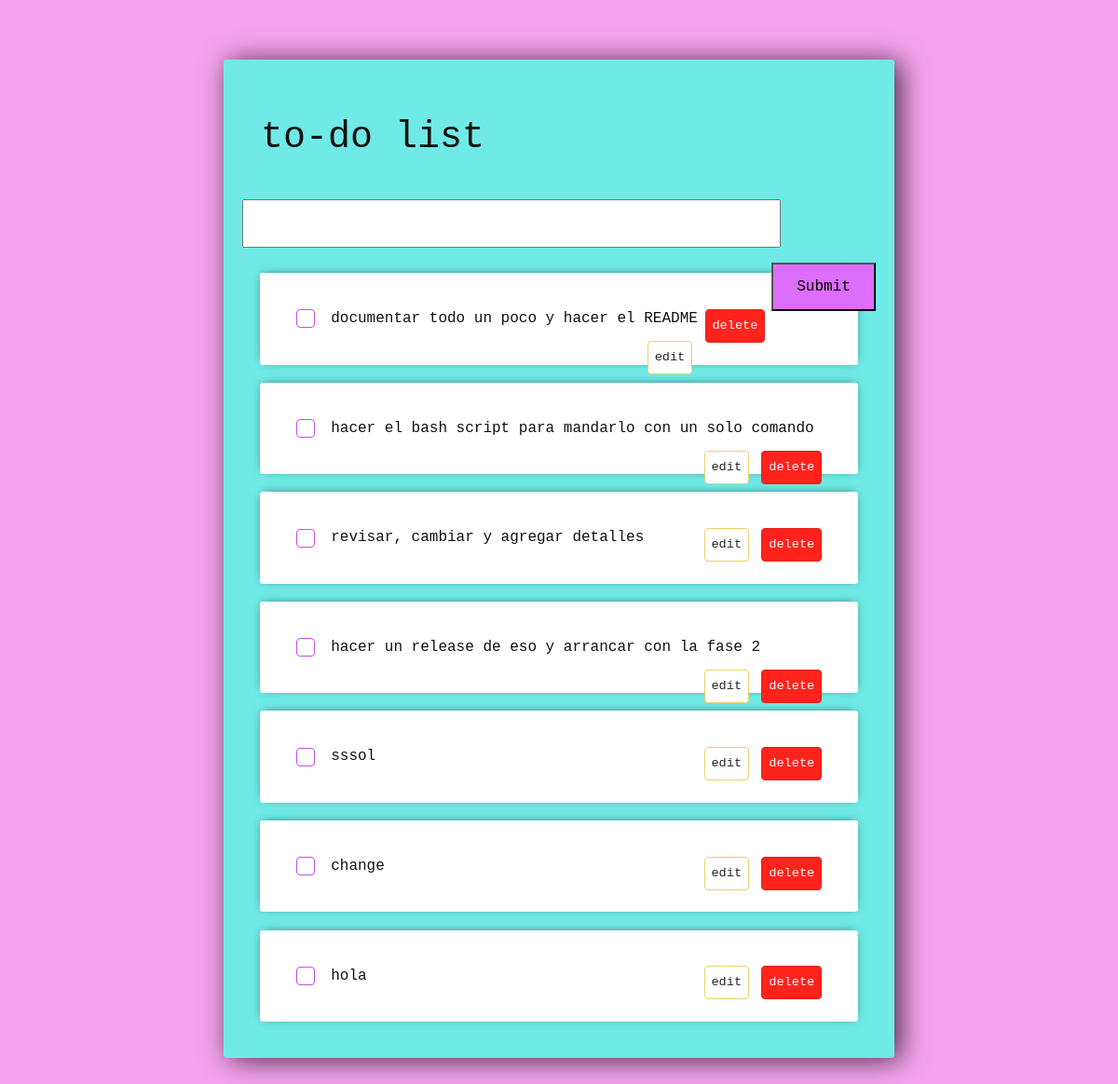
The page / on the database its author committed.
### tasks/models.py (models this page shows, shortened)
class Task(models.Model):
    title = models.CharField(max_length=200)
    complete = models.BooleanField(default=False)
    created = models.DateTimeField(auto_now_add=True)
    def __str__(self):
        return self.title

### tasks/views.py (the view)
# urls.py: path('', views.index, name="list"),
def index(request):
    tasks = Task.objects.all()
    form = TaskForm()
    if request.method == 'POST':
        form = TaskForm(request.POST)
        if form.is_valid():
            form.save()
        return redirect('/')
    context = {'tasks':tasks, "form": form}
    return render(request, 'tasks/list.html', context)

### tasks/forms.py
class TaskForm(forms.ModelForm):
    class Meta:
        model = Task
        fields = '__all__'

### tasks/templates/tasks/list.html (shortened to what this page needs)
<link rel="stylesheet" href="https://stackpath.bootstrapcdn.com/bootstrap/4.3.1/css/bootstrap.min.css">
<head>
    <link rel="stylesheet" href="https://cdnjs.cloudflare.com/ajax/libs/font-awesome/4.7.0/css/font-awesome.min.css">
</head>
<div class="center-column">
    <h1 class="title" >to-do list</h1>
    <form method="POST" action="/">
        {{form.title}}
        <input class="submit" type="submit" name="create task">
    </form>
    <div class="todo-list">
        {% for task in tasks %}
            <div class="item-row">
                {% if task.complete == True %}
                <a id="checked" class="btn btn-danger check" href="{% url 'check' task.id %}"></a>
                <strike class="tasktext">{{task}}</strike>
                {% else %}
                <a id="unchecked"class="btn btn-danger check" href="{% url 'check' task.id %}"></a>
                <span class="tasktext">{{task}}</span>
                {% endif %}
                <a id="deletebutton" class="btn rightside btn-danger" href="{% url 'delete' task.id %}">delete</a>
                <a id="editbutton" class="btn rightside" href="{% url 'edit' task.id %}">edit</a>
            </div>
        {% endfor %}
    </div>
</div>

### tasks/templates/tasks/list.html (style rules this page uses)
input { width: 85%; padding: 12px 20px; margin: 8px 0; box-sizing: border-box; }
input::placeholder { color: #d3d3d3; }
.submit { background-color: #dd6dfb; width: 7em; float: right; }
.center-column { width:60vw; margin: 4em auto; padding:20px; background-color: #6feae6; border-radius: 3px; box-shadow: 6px 2px 30px 0px rgba(0,0,0,0.75); }
.item-row { background-color: #fff; margin: 1.2em; padding: 2em; border-radius: 3px; color: #111; font-size: 1em; box-shadow: 0px -1px 10px -4px rgba(0,0,0,0.75); }
.btn-danger { background-color: #ffae19; border-color: #e59400; }
.rightside { float: right; }
.btn { padding: 0.3em; margin: 1.2em 0.3em; font-size: 0.7em; }
.check { border-color: #c44fe4; padding: 0.5em; margin: 0.5em; font-size: 0.9em; height: 20px; width: 20px; }
#unchecked { background-color: #fff; }
#deletebutton { background-color: #ff231c; border-color: #db221c; padding: 0.5em; margin: 0.5em; font-size: 0.85em; position: relative; }
#editbutton { background-color: #fff; border-color: #eecd69; padding: 0.5em; margin: 0.5em; font-size: 0.85em; position: relative; }
.title { padding: 1em 0.5em 0.65em 0.5em; font-weight: 450; }

### rows shown on the page
Task: title "documentar todo un poco y hacer el README"
Task: title "hacer el bash script para mandarlo con un solo comando"
Task: title "revisar, cambiar y agregar detalles"
Task: title "hacer un release de eso y arrancar con la fase 2"
Task: title "sssol"
Task: title "change"
Task: title "hola"
